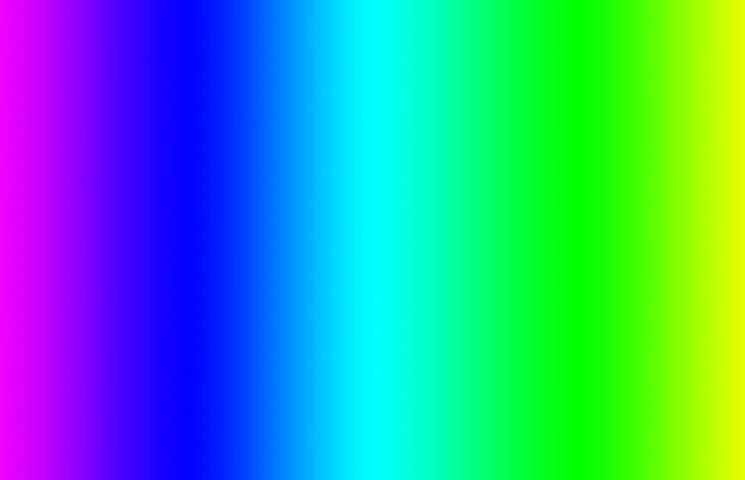
#> input picture Python/Görüntü_İşleme/EşikAyarlamaThresholding(Simple,Adaptive,Otus)/image.jpg, 745 x 480 px
$ python simpleThresh.py
#> lines starting #> are read from the running program, lines starting #| are printed output that depends on the picture; after the words box and inside, x2 and y2 are one past the last pixel; in counts of white or black regions, pixels touching at a corner belong together
import cv2

image = cv2.imread("image.jpg",0)
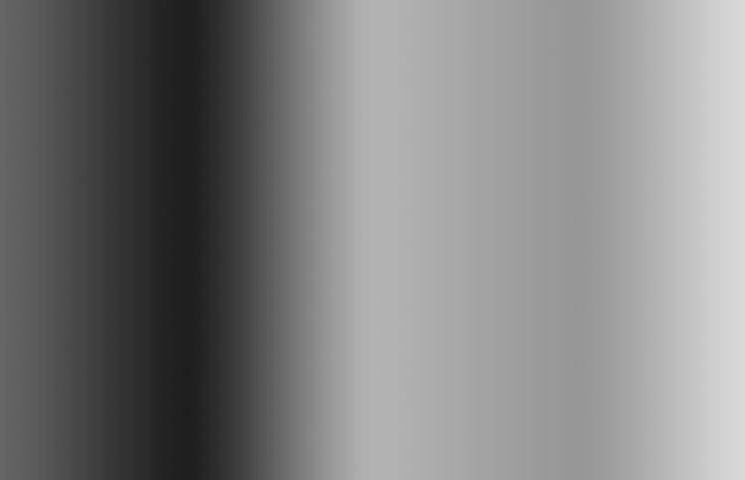
#> image: shape (480, 745); min 29, max 217, mean 128.1

"""
ret (Return Value): Eşikleme işlemi sırasında kullanılan gerçek eşik değerini temsil eder.
Bu değer, belirttiğiniz eşik değeriyle ilgili olabilir veya belirli bir otomatik eşikleme yöntemi kullanıldığında
hesaplanmış bir değer olabilir.

thresh1 (Thresholded Image): Görüntünün eşiklenmiş (thresholded) hali. Bu görüntü, belirlediğiniz eşik değeri veya
otomatik olarak hesaplanan eşik değerine göre siyah ve beyaz piksellerden oluşur.
"""

ret,thresh1 = cv2.threshold(image,127,255,cv2.THRESH_BINARY) # 127 altı sıfıra yuvarlanacak
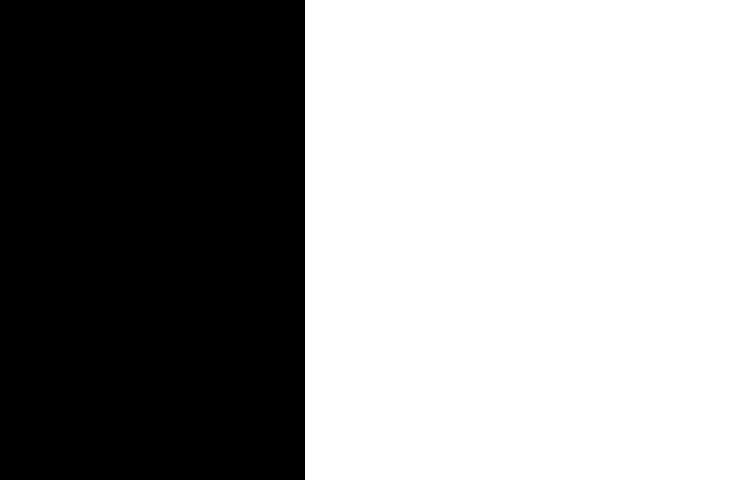
#> thresh1: shape (480, 745); 59.1% white; 1 black region, box (x1, y1, x2, y2) and area: (0, 0, 305, 480) 146400
ret,thresh2 = cv2.threshold(image,127,255,cv2.THRESH_BINARY_INV)
ret,thresh3 = cv2.threshold(image,127,255,cv2.THRESH_TRUNC)
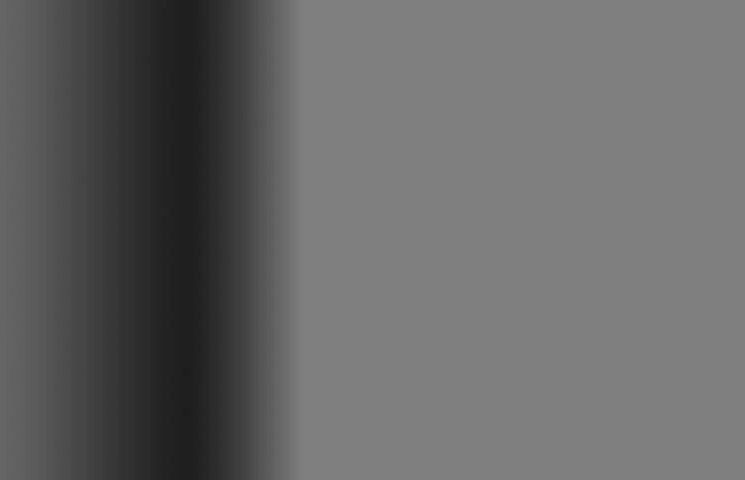
#> thresh3: shape (480, 745); min 29, max 127, mean 102.7
ret,thresh4 = cv2.threshold(image,127,255,cv2.THRESH_TOZERO)
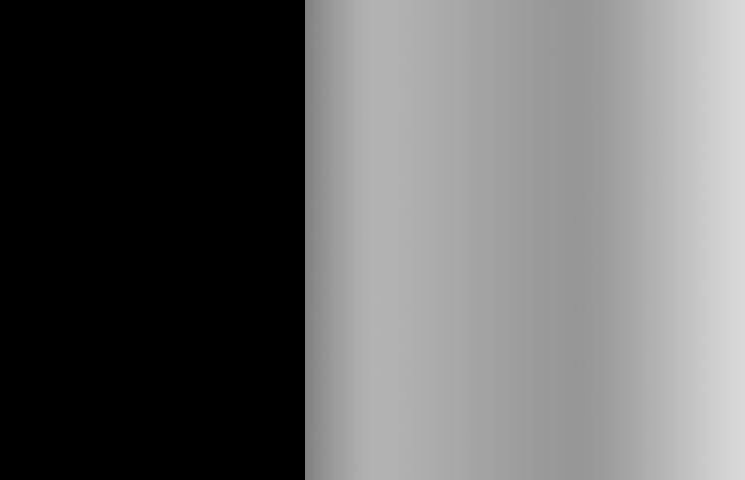
#> thresh4: shape (480, 745); min 0, max 217, mean 100.4
ret,thresh5 = cv2.threshold(image,127,255,cv2.THRESH_TOZERO_INV)
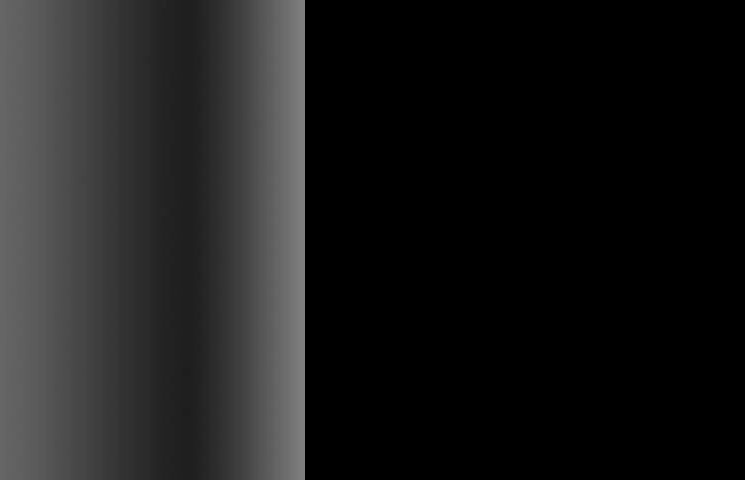
#> thresh5: shape (480, 745); min 0, max 127, mean 27.7

cv2.imshow("Orjinal",image)
cv2.imshow("Thresh1",thresh1)
cv2.imshow("Thresh2",thresh2)
cv2.imshow("Thresh3",thresh3)
cv2.imshow("Thresh4",thresh4)
cv2.imshow("Thresh5",thresh5)

cv2.waitKey()
cv2.destroyAllWindows()
